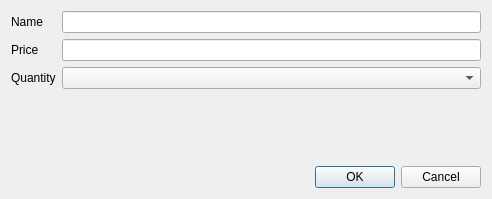
<?xml version="1.0" encoding="UTF-8"?>
<ui version="4.0">
 <class>GameDialog</class>
 <widget class="QDialog" name="GameDialog">
  <property name="geometry">
   <rect>
    <x>0</x>
    <y>0</y>
    <width>492</width>
    <height>199</height>
   </rect>
  </property>
  <property name="windowTitle">
   <string>Dialog</string>
  </property>
  <layout class="QVBoxLayout" name="verticalLayout">
   <item>
    <layout class="QGridLayout" name="gridLayout">
     <item row="0" column="0">
      <widget class="QLabel" name="label">
       <property name="text">
        <string>Name</string>
       </property>
      </widget>
     </item>
     <item row="0" column="1">
      <widget class="QLineEdit" name="nameEdit"/>
     </item>
     <item row="1" column="0">
      <widget class="QLabel" name="label_2">
       <property name="text">
        <string>Price</string>
       </property>
      </widget>
     </item>
     <item row="1" column="1">
      <widget class="QLineEdit" name="priceEdit"/>
     </item>
     <item row="2" column="0">
      <widget class="QLabel" name="label_3">
       <property name="text">
        <string>Quantity</string>
       </property>
      </widget>
     </item>
     <item row="2" column="1">
      <widget class="QComboBox" name="quantityComboBox"/>
     </item>
    </layout>
   </item>
   <item>
    <spacer name="verticalSpacer">
     <property name="orientation">
      <enum>Qt::Vertical</enum>
     </property>
     <property name="sizeHint" stdset="0">
      <size>
       <width>20</width>
       <height>46</height>
      </size>
     </property>
    </spacer>
   </item>
   <item>
    <widget class="QDialogButtonBox" name="buttonBox">
     <property name="orientation">
      <enum>Qt::Horizontal</enum>
     </property>
     <property name="standardButtons">
      <set>QDialogButtonBox::Cancel|QDialogButtonBox::Ok</set>
     </property>
    </widget>
   </item>
  </layout>
 </widget>
 <resources/>
 <connections>
  <connection>
   <sender>buttonBox</sender>
   <signal>accepted()</signal>
   <receiver>GameDialog</receiver>
   <slot>accept()</slot>
   <hints>
    <hint type="sourcelabel">
     <x>248</x>
     <y>254</y>
    </hint>
    <hint type="destinationlabel">
     <x>157</x>
     <y>274</y>
    </hint>
   </hints>
  </connection>
  <connection>
   <sender>buttonBox</sender>
   <signal>rejected()</signal>
   <receiver>GameDialog</receiver>
   <slot>reject()</slot>
   <hints>
    <hint type="sourcelabel">
     <x>316</x>
     <y>260</y>
    </hint>
    <hint type="destinationlabel">
     <x>286</x>
     <y>274</y>
    </hint>
   </hints>
  </connection>
 </connections>
</ui>
